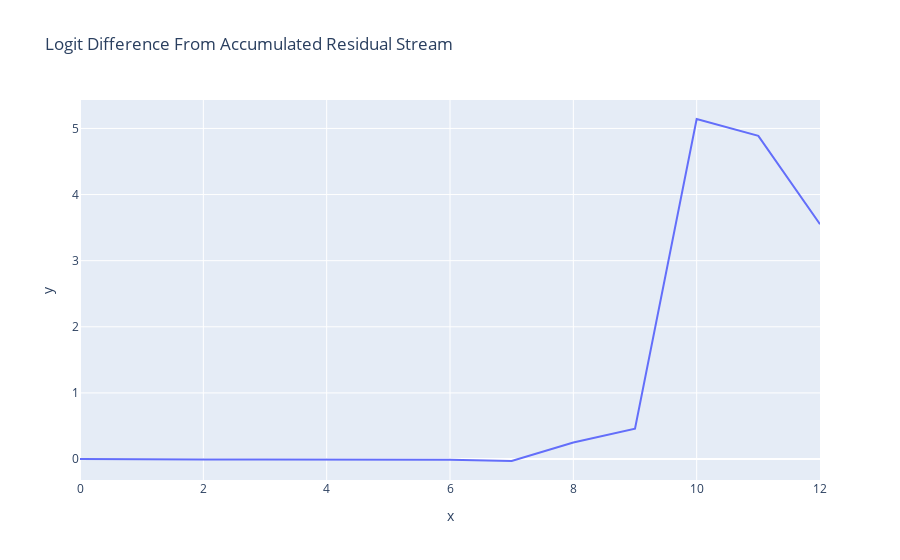

Notebook code for this chart:
### Markdown cell above
### Logit Lens

### Code cell
from circuit_utils import residual_stack_to_logit_diff

accumulated_residual, labels = clean_cache.accumulated_resid(layer=-1, incl_mid=False, pos_slice=-1, return_labels=True)
logit_lens_logit_diffs = residual_stack_to_logit_diff(accumulated_residual, logit_diff_directions, prompts, clean_cache)
line(logit_lens_logit_diffs, x=np.arange(model.cfg.n_layers+1), hover_name=labels, title="Logit Difference From Accumulated Residual Stream")

### Figure 1 — Plotly figure (JSON) as saved in the notebook; plotly's stock layout.template omitted (floating-point values rounded to 4 significant figures)
{"data": [{"hovertemplate": "x=%{x}<br>y=%{y}<extra></extra>", "legendgroup": "", "line": {"color": "#636efa", "dash": "solid"}, "marker": {"symbol": "circle"}, "mode": "lines", "name": "", "orientation": "v", "showlegend": false, "type": "scatter", "x": [0, 1, 2, 3, 4, 5, 6, 7, 8, 9, 10, 11, 12], "xaxis": "x", "y": [1.294e-05, -0.007525, -0.008737, -0.00648, -0.009662, -0.01419, -0.009125, -0.02985, 0.2506, 0.46, 5.143, 4.887, 3.552], "yaxis": "y"}], "layout": {"legend": {"tracegroupgap": 0}, "title": {"text": "Logit Difference From Accumulated Residual Stream"}, "xaxis": {"anchor": "y", "domain": [0, 1], "title": {"text": "x"}}, "yaxis": {"anchor": "x", "domain": [0, 1], "title": {"text": "y"}}}}
